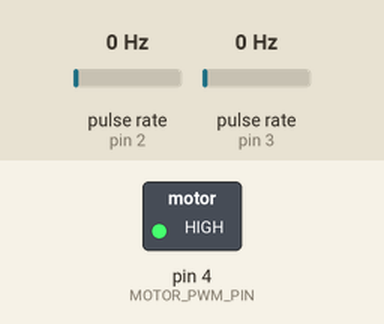
The sketch below on a simulated Arduino Uno, built with avr-gcc and run on an emulated ATmega328P. Parts: switched loads named in the sketch (green lamp = pin HIGH). Wiring (inferred from the names in the program): 2 × pulse sensor: data pin 2 / data pin 3. The inputs (shaded band) are chosen by the test bench; at power-on: pulse rate (sensors on pin 2, pin 3) 0 Hz. What the sketch prints to the serial monitor is not drawn.

Above: at 1.2 s.
1.3 s: pulse rate (sensor on pin 2) set to 50 Hz
4.3 s: pulse rate (sensor on pin 3) set to 4 Hz
7.3 s: pulse rate (sensor on pin 2) set to 4 Hz
10.3 s: pulse rate (sensor on pin 3) set to 50 Hz
Timing chart, 0 to 13.3 s (numbered marks = the images above; inputs shaded):
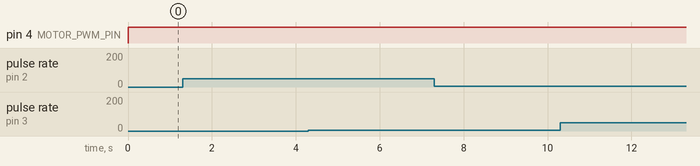

Measured:
- after the input at 1.3 s, every drawn part: stays the same
- after the input at 4.3 s, every drawn part: stays the same
- after the input at 7.3 s, every drawn part: stays the same
- after the input at 10.3 s, every drawn part: stays the same

The sketch:

encoderWithInterrupts3.ino.ino
```cpp
//defines the BAUDRATE
#define BAUDRATE 9600


//defines the various pins for this setup
//defines the pin for the Encoder pin 1
#define ENCODER_PIN_1 2
//defines the pin for the Encoder pin 2
#define ENCODER_PIN_2 3
//defines the pin for the MOTOR, for pulse width modulation
#define MOTOR_PWM_PIN 4

//defines the specifications for the interrupts
#define INTERRUPT_0 0
#define INTERRUPT_1 1


//creates the variables to store the current time in microseconds
volatile uint64_t currentTime = 0;
volatile uint64_t previousTimeSensor = 0;
volatile uint64_t previousTimeSerial = 0;


//creates the number of microseconds needed between samples
const uint32_t sensorSampleTime = 20000;
//defines the sample rate, which with a sampling time of 1000 Microseconds
//is 1 Kilohertz
const uint32_t sensorSampleRate = 50;
//sets the sample time for the serial terminal in microseconds. 0.1 seconds.
const uint32_t serialSampleTime = 200000;
//sets the serial sample rate. 100 Hertz
const uint32_t serialSampleRate = 5;


//creates the variable to store the current encoder position in ticks
volatile long currentPosition = 0;
//creates the variable to store the previous encoder position in ticks
volatile int32_t previousPosition = 0;

//conversion factor from ticks to radians
const double ticksToRadians = 190.0;

//our conversion factor from ticks to Radians
const double ticksToMilliradians = 5.26316;

//our angular velocity in ticks per second
volatile int32_t angularVelocityTicks = 0;
//creates angular velocity in ticks but as a double
volatile double angularVelocityTicksDouble = 0.0;
//our angular velocity in milliradians per second
volatile double angularVelocityRadians = 0.0;


void setup() {
  Serial.begin(BAUDRATE);

  //sets the pin modes for the encoder pins
  pinMode(ENCODER_PIN_1, INPUT_PULLUP);
  pinMode(ENCODER_PIN_2, INPUT_PULLUP);
  //sets the motor pin as an output
  pinMode(MOTOR_PWM_PIN, OUTPUT);


  //attaches both interrupts
  attachInterrupt(INTERRUPT_0, ai0, RISING);
  attachInterrupt(INTERRUPT_1,  ai1, RISING);


}

void loop()
{
  /////////////////////////////////////////////////////////////////////////////////
  //gets the current values for both microseconds and milliseconds
  currentTime = micros();
  /////////////////////////////////////////////////////////////////////////////////


  //Turns the motor on
  analogWrite(MOTOR_PWM_PIN, 256);

  //checks if time has elapsed to take a sensor sample
  if((currentTime - previousTimeSensor) >= sensorSampleTime)
  {
    //Serial.print("Current Position: ");
    //Serial.println(currentPosition);
    //calculates the angular velocity
    angularVelocityTicks = (currentPosition - previousPosition)*sensorSampleRate;
    //gets angular Velocity Ticks as a double
    angularVelocityTicksDouble = (double)angularVelocityTicks;
    //calculates angular velocity in radians per second from angular velocity in ticks per second
    angularVelocityRadians = angularVelocityTicksDouble/ticksToRadians;

    //Serial.println(angularVelocity);
    //updates the previous position to the current position
    previousPosition = currentPosition;

    //makes sure to reset previousTimeSensor to the current time
    previousTimeSensor = currentTime;
  }

  //Serial.println((currentTime - previousTimeSerial));
  //Serial.println(serialSampleTime);
  //checks if we've passed the time for sending the serial message
  if((currentTime - previousTimeSerial) >= serialSampleTime)
  {
    //prints the angular Velocity
    //Serial.print("Current Position: ");
   // Serial.println(currentPosition);
    Serial.print("Angular Velocity (Ticks per second): ");
    Serial.println(angularVelocityTicks);
    Serial.print("Angular Velocity Double: ");
    Serial.println(angularVelocityTicksDouble);
    Serial.print("Angular Velocity (Radians per second): ");
    Serial.println(angularVelocityRadians);
    //Serial.println("Previous Position: ");
    //Serial.println(previousPositionRadians);
    //makes sure to reset the previous time serial
    previousTimeSerial = currentTime;
  }


}


  void ai0() {
  // ai0 is activated if DigitalPin nr 2 is going from LOW to HIGH
  // Check pin 3 to determine the direction
  if(digitalRead(3)==LOW) {
  currentPosition++;
  //Serial.println ("3 added");
  }else{
  currentPosition--;
  //Serial.println ("3 subbed");
  }
  }

  void ai1() {
  // ai0 is activated if DigitalPin nr 3 is going from LOW to HIGH
  // Check with pin 2 to determine the direction
  if(digitalRead(2)==LOW) {
  currentPosition--;
  //Serial.println ("2 added");
  }else{
  currentPosition++;
  //Serial.println ("2 subbed");
  }
  }


//What are the similarities between a frog and a bicycle?
//They both have handle bars, except for the frog.


//added test
```
